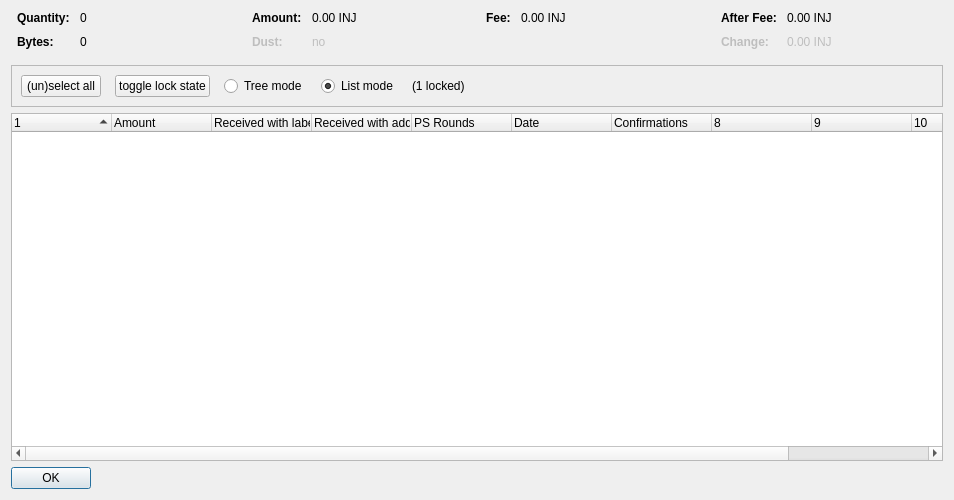
<?xml version="1.0" encoding="UTF-8"?>
<ui version="4.0">
 <class>CoinControlDialog</class>
 <widget class="QDialog" name="CoinControlDialog">
  <property name="geometry">
   <rect>
    <x>0</x>
    <y>0</y>
    <width>954</width>
    <height>500</height>
   </rect>
  </property>
  <property name="windowTitle">
   <string>Coin Selection</string>
  </property>
  <layout class="QVBoxLayout" name="verticalLayout">
   <item>
    <layout class="QHBoxLayout" name="horizontalLayoutTop" stretch="0,0,0,0">
     <property name="topMargin">
      <number>0</number>
     </property>
     <property name="bottomMargin">
      <number>10</number>
     </property>
     <item>
      <layout class="QFormLayout" name="formLayoutCoinControl1">
       <property name="horizontalSpacing">
        <number>10</number>
       </property>
       <property name="verticalSpacing">
        <number>10</number>
       </property>
       <property name="leftMargin">
        <number>6</number>
       </property>
       <property name="rightMargin">
        <number>6</number>
       </property>
       <item row="0" column="0">
        <widget class="QLabel" name="labelCoinControlQuantityText">
         <property name="font">
          <font>
           <weight>75</weight>
           <bold>true</bold>
          </font>
         </property>
         <property name="text">
          <string>Quantity:</string>
         </property>
        </widget>
       </item>
       <item row="0" column="1">
        <widget class="QLabel" name="labelCoinControlQuantity">
         <property name="cursor">
          <cursorShape>IBeamCursor</cursorShape>
         </property>
         <property name="contextMenuPolicy">
          <enum>Qt::ActionsContextMenu</enum>
         </property>
         <property name="text">
          <string notr="true">0</string>
         </property>
         <property name="textInteractionFlags">
          <set>Qt::LinksAccessibleByMouse|Qt::TextSelectableByKeyboard|Qt::TextSelectableByMouse</set>
         </property>
        </widget>
       </item>
       <item row="1" column="0">
        <widget class="QLabel" name="labelCoinControlBytesText">
         <property name="font">
          <font>
           <weight>75</weight>
           <bold>true</bold>
          </font>
         </property>
         <property name="text">
          <string>Bytes:</string>
         </property>
        </widget>
       </item>
       <item row="1" column="1">
        <widget class="QLabel" name="labelCoinControlBytes">
         <property name="cursor">
          <cursorShape>IBeamCursor</cursorShape>
         </property>
         <property name="contextMenuPolicy">
          <enum>Qt::ActionsContextMenu</enum>
         </property>
         <property name="text">
          <string notr="true">0</string>
         </property>
         <property name="textInteractionFlags">
          <set>Qt::LinksAccessibleByMouse|Qt::TextSelectableByKeyboard|Qt::TextSelectableByMouse</set>
         </property>
        </widget>
       </item>
      </layout>
     </item>
     <item>
      <layout class="QFormLayout" name="formLayoutCoinControl2">
       <property name="horizontalSpacing">
        <number>10</number>
       </property>
       <property name="verticalSpacing">
        <number>10</number>
       </property>
       <property name="leftMargin">
        <number>6</number>
       </property>
       <property name="rightMargin">
        <number>6</number>
       </property>
       <item row="0" column="0">
        <widget class="QLabel" name="labelCoinControlAmountText">
         <property name="font">
          <font>
           <weight>75</weight>
           <bold>true</bold>
          </font>
         </property>
         <property name="text">
          <string>Amount:</string>
         </property>
        </widget>
       </item>
       <item row="0" column="1">
        <widget class="QLabel" name="labelCoinControlAmount">
         <property name="cursor">
          <cursorShape>IBeamCursor</cursorShape>
         </property>
         <property name="contextMenuPolicy">
          <enum>Qt::ActionsContextMenu</enum>
         </property>
         <property name="text">
          <string notr="true">0.00 INJ</string>
         </property>
         <property name="textInteractionFlags">
          <set>Qt::LinksAccessibleByMouse|Qt::TextSelectableByKeyboard|Qt::TextSelectableByMouse</set>
         </property>
        </widget>
       </item>
       <item row="1" column="0">
        <widget class="QLabel" name="labelCoinControlLowOutputText">
         <property name="enabled">
          <bool>false</bool>
         </property>
         <property name="font">
          <font>
           <weight>75</weight>
           <bold>true</bold>
          </font>
         </property>
         <property name="text">
          <string>Dust:</string>
         </property>
        </widget>
       </item>
       <item row="1" column="1">
        <widget class="QLabel" name="labelCoinControlLowOutput">
         <property name="enabled">
          <bool>false</bool>
         </property>
         <property name="cursor">
          <cursorShape>IBeamCursor</cursorShape>
         </property>
         <property name="contextMenuPolicy">
          <enum>Qt::ActionsContextMenu</enum>
         </property>
         <property name="text">
          <string notr="true">no</string>
         </property>
         <property name="textInteractionFlags">
          <set>Qt::LinksAccessibleByMouse|Qt::TextSelectableByKeyboard|Qt::TextSelectableByMouse</set>
         </property>
        </widget>
       </item>
      </layout>
     </item>
     <item>
      <layout class="QFormLayout" name="formLayoutCoinControl3">
       <property name="horizontalSpacing">
        <number>10</number>
       </property>
       <property name="verticalSpacing">
        <number>10</number>
       </property>
       <property name="leftMargin">
        <number>6</number>
       </property>
       <property name="rightMargin">
        <number>6</number>
       </property>
       <item row="0" column="0">
        <widget class="QLabel" name="labelCoinControlFeeText">
         <property name="font">
          <font>
           <weight>75</weight>
           <bold>true</bold>
          </font>
         </property>
         <property name="text">
          <string>Fee:</string>
         </property>
        </widget>
       </item>
       <item row="0" column="1">
        <widget class="QLabel" name="labelCoinControlFee">
         <property name="cursor">
          <cursorShape>IBeamCursor</cursorShape>
         </property>
         <property name="contextMenuPolicy">
          <enum>Qt::ActionsContextMenu</enum>
         </property>
         <property name="text">
          <string notr="true">0.00 INJ</string>
         </property>
         <property name="textInteractionFlags">
          <set>Qt::LinksAccessibleByMouse|Qt::TextSelectableByKeyboard|Qt::TextSelectableByMouse</set>
         </property>
        </widget>
       </item>
      </layout>
     </item>
     <item>
      <layout class="QFormLayout" name="formLayoutCoinControl4">
       <property name="horizontalSpacing">
        <number>10</number>
       </property>
       <property name="verticalSpacing">
        <number>10</number>
       </property>
       <property name="leftMargin">
        <number>6</number>
       </property>
       <property name="rightMargin">
        <number>6</number>
       </property>
       <item row="0" column="0">
        <widget class="QLabel" name="labelCoinControlAfterFeeText">
         <property name="font">
          <font>
           <weight>75</weight>
           <bold>true</bold>
          </font>
         </property>
         <property name="text">
          <string>After Fee:</string>
         </property>
        </widget>
       </item>
       <item row="0" column="1">
        <widget class="QLabel" name="labelCoinControlAfterFee">
         <property name="cursor">
          <cursorShape>IBeamCursor</cursorShape>
         </property>
         <property name="contextMenuPolicy">
          <enum>Qt::ActionsContextMenu</enum>
         </property>
         <property name="text">
          <string notr="true">0.00 INJ</string>
         </property>
         <property name="textInteractionFlags">
          <set>Qt::LinksAccessibleByMouse|Qt::TextSelectableByKeyboard|Qt::TextSelectableByMouse</set>
         </property>
        </widget>
       </item>
       <item row="1" column="0">
        <widget class="QLabel" name="labelCoinControlChangeText">
         <property name="enabled">
          <bool>false</bool>
         </property>
         <property name="font">
          <font>
           <weight>75</weight>
           <bold>true</bold>
          </font>
         </property>
         <property name="text">
          <string>Change:</string>
         </property>
        </widget>
       </item>
       <item row="1" column="1">
        <widget class="QLabel" name="labelCoinControlChange">
         <property name="enabled">
          <bool>false</bool>
         </property>
         <property name="cursor">
          <cursorShape>IBeamCursor</cursorShape>
         </property>
         <property name="contextMenuPolicy">
          <enum>Qt::ActionsContextMenu</enum>
         </property>
         <property name="text">
          <string notr="true">0.00 INJ</string>
         </property>
         <property name="textInteractionFlags">
          <set>Qt::LinksAccessibleByMouse|Qt::TextSelectableByKeyboard|Qt::TextSelectableByMouse</set>
         </property>
        </widget>
       </item>
      </layout>
     </item>
    </layout>
   </item>
   <item>
    <widget class="QFrame" name="frame">
     <property name="minimumSize">
      <size>
       <width>0</width>
       <height>40</height>
      </size>
     </property>
     <property name="frameShape">
      <enum>QFrame::StyledPanel</enum>
     </property>
     <property name="frameShadow">
      <enum>QFrame::Sunken</enum>
     </property>
     <layout class="QHBoxLayout" name="horizontalLayout">
      <item>
       <layout class="QHBoxLayout" name="horizontalLayoutPanel" stretch="0,0,0,0,0,0">
        <property name="spacing">
         <number>14</number>
        </property>
        <item>
         <widget class="QPushButton" name="pushButtonSelectAll">
          <property name="sizePolicy">
           <sizepolicy hsizetype="Maximum" vsizetype="Fixed">
            <horstretch>0</horstretch>
            <verstretch>0</verstretch>
           </sizepolicy>
          </property>
          <property name="text">
           <string>(un)select all</string>
          </property>
          <property name="autoDefault">
           <bool>false</bool>
          </property>
         </widget>
        </item>
        <item>
         <widget class="QPushButton" name="pushButtonToggleLock">
          <property name="sizePolicy">
           <sizepolicy hsizetype="Maximum" vsizetype="Fixed">
            <horstretch>0</horstretch>
            <verstretch>0</verstretch>
           </sizepolicy>
          </property>
          <property name="text">
           <string>toggle lock state</string>
          </property>
          <property name="autoDefault">
           <bool>false</bool>
          </property>
         </widget>
        </item>
        <item>
         <widget class="QRadioButton" name="radioTreeMode">
          <property name="sizePolicy">
           <sizepolicy hsizetype="Maximum" vsizetype="Fixed">
            <horstretch>0</horstretch>
            <verstretch>0</verstretch>
           </sizepolicy>
          </property>
          <property name="text">
           <string>Tree mode</string>
          </property>
         </widget>
        </item>
        <item>
         <widget class="QRadioButton" name="radioListMode">
          <property name="sizePolicy">
           <sizepolicy hsizetype="Maximum" vsizetype="Fixed">
            <horstretch>0</horstretch>
            <verstretch>0</verstretch>
           </sizepolicy>
          </property>
          <property name="text">
           <string>List mode</string>
          </property>
          <property name="checked">
           <bool>true</bool>
          </property>
         </widget>
        </item>
        <item>
         <widget class="QLabel" name="labelLocked">
          <property name="text">
           <string>(1 locked)</string>
          </property>
         </widget>
        </item>
        <item>
         <spacer name="horizontalSpacer">
          <property name="orientation">
           <enum>Qt::Horizontal</enum>
          </property>
          <property name="sizeHint" stdset="0">
           <size>
            <width>40</width>
            <height>20</height>
           </size>
          </property>
         </spacer>
        </item>
       </layout>
      </item>
     </layout>
    </widget>
   </item>
   <item>
    <widget class="CoinControlTreeWidget" name="treeWidget">
     <property name="contextMenuPolicy">
      <enum>Qt::CustomContextMenu</enum>
     </property>
     <property name="sortingEnabled">
      <bool>false</bool>
     </property>
     <property name="columnCount">
      <number>11</number>
     </property>
     <attribute name="headerShowSortIndicator" stdset="0">
      <bool>true</bool>
     </attribute>
     <attribute name="headerStretchLastSection">
      <bool>false</bool>
     </attribute>
     <column>
      <property name="text">
       <string/>
      </property>
     </column>
     <column>
      <property name="text">
       <string>Amount</string>
      </property>
     </column>
     <column>
      <property name="text">
       <string>Received with label</string>
      </property>
     </column>
     <column>
      <property name="text">
       <string>Received with address</string>
      </property>
     </column>
     <column>
      <property name="text">
       <string>PS Rounds</string>
      </property>
     </column>
     <column>
      <property name="text">
       <string>Date</string>
      </property>
     </column>
     <column>
      <property name="text">
       <string>Confirmations</string>
      </property>
      <property name="toolTip">
       <string>Confirmed</string>
      </property>
     </column>
     <column>
      <property name="text">
       <string/>
      </property>
     </column>
     <column>
      <property name="text">
       <string/>
      </property>
     </column>
     <column>
      <property name="text">
       <string/>
      </property>
     </column>
     <column>
      <property name="text">
       <string/>
      </property>
     </column>
    </widget>
   </item>
   <item>
    <widget class="QDialogButtonBox" name="buttonBox">
     <property name="sizePolicy">
      <sizepolicy hsizetype="Maximum" vsizetype="Fixed">
       <horstretch>0</horstretch>
       <verstretch>0</verstretch>
      </sizepolicy>
     </property>
     <property name="orientation">
      <enum>Qt::Horizontal</enum>
     </property>
     <property name="standardButtons">
      <set>QDialogButtonBox::Ok</set>
     </property>
    </widget>
   </item>
  </layout>
 </widget>
 <customwidgets>
  <customwidget>
   <class>CoinControlTreeWidget</class>
   <extends>QTreeWidget</extends>
   <header>coincontroltreewidget.h</header>
  </customwidget>
 </customwidgets>
 <resources/>
 <connections/>
</ui>
